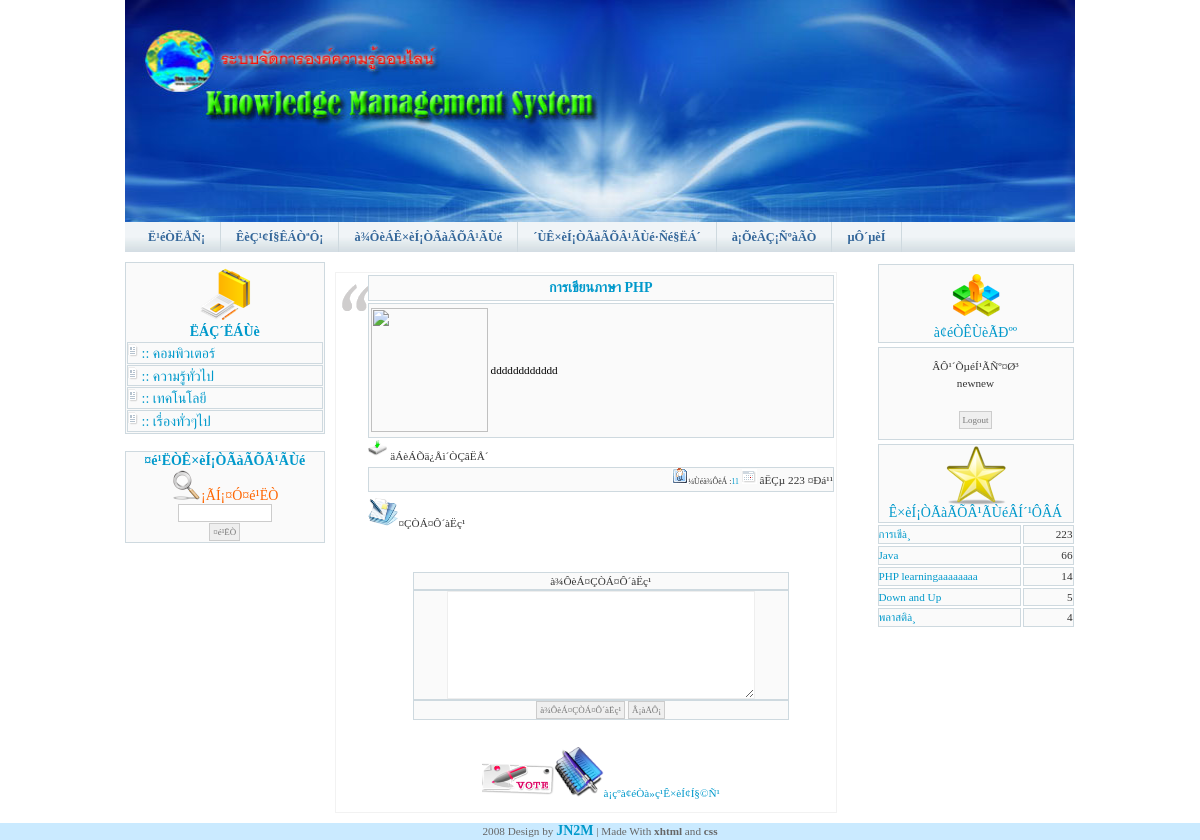
The app's page /viewelearning.php?eid=3 (signed in) with its own data.
### tables this page shows
CREATE TABLE `elearningtype` (
  `etypeid` int(2) NOT NULL auto_increment,
  `etypename` varchar(50) NOT NULL,
  PRIMARY KEY  (`etypeid`)
);

CREATE TABLE `elearning` (
  `eid` int(5) NOT NULL auto_increment,
  `etypeid` int(2) NOT NULL,
  `etopic` varchar(50) NOT NULL,
  `edetail` varchar(500) NOT NULL,
  `eowner` varchar(50) NOT NULL,
  `eadddate` datetime NOT NULL,
  `evote` int(10) NOT NULL,
  `estatus` varchar(10) NOT NULL,
  `erate` int(2) NOT NULL,
  `eaddip` varchar(18) NOT NULL,
  PRIMARY KEY  (`eid`)
);

### viewelearning.php (the view, shortened to what this page needs)
<!DOCTYPE html PUBLIC "-//W3C//DTD XHTML 1.0 Transitional//EN" "http://www.w3.org/TR/xhtml1/DTD/xhtml1-transitional.dtd">
<html xmlns="http://www.w3.org/1999/xhtml">
<head>
<?php
	$eid = $_GET["eid"];
?>
<?php
					$showusername = $_SESSION['username'];
?>
<link rel="stylesheet" href="temcss.css" type="text/css" />
</head>
<body>
<div id="wrap">
	<?php
		include('header.php');
	?>
  <div id="sidebar" >
    <?php
  		include('egroup.php');
	?>
    <p>&nbsp;</p>
  </div>
<div id="main">
<?php
			if(!isset($eid)){
					echo '<br><br><div align="center">äÁè¾ºÊ×èÍ¡ÒÃàÃÕÂ¹ÃÙé·ÕèµéÍ§¡ÒÃ  ËÃ×ÍÊ×èÍ¡ÒÃàÃÕÂ¹ÃÙé¹Õé¶Ù¡Åºä»áÅéÇ</div>';
			}else{
					$sql = "select * from elearning where eid=$eid and estatus='accept' ";
					$result = mysql_query($sql);
					$num = mysql_num_rows($result);
			}
			if($num==0){
								echo '<br><br><div align="center">äÁè¾ºÊ×èÍ¡ÒÃàÃÕÂ¹ÃÙé·ÕèµéÍ§¡ÒÃ  ËÃ×ÍÊ×èÍ¡ÒÃàÃÕÂ¹ÃÙé¹Õé¶Ù¡Åºä»áÅéÇ</div>';
			}else{
								if($row = mysql_fetch_array($result)){
									 $eid = $row['eid'];
									 $edetail = $row['edetail'];
									 $etopic = $row['etopic'];
									 $eowner = $row['eowner'];
									 $evote = $row['evote'];
?>
    <blockquote><table width="100%" height="221" border="0">
<tr>
              <td height="24" class="form"><div align="center" class="style1">
              <strong><?php echo $etopic;  ?></strong></div></td>
        </tr>
            <tr>
              <td class="form"><div align="left" class="style3">
                <table width="460" border="0">
                  <tr>
                    <td width="117">
                    <?php
									 $sql = "SELECT * FROM filedb where eid=$eid and filetype='pic' ";
									 $result = mysql_query($sql);
									 $row = mysql_fetch_array($result);
									 $filename = $row['filename'];
					?>
                    <img src="picupload/<?php echo $filename; ?>" width="117" height="124" /></td>
                    <td width="333"><font color="#000000"><?php echo $edetail;  ?></font></td>
                  </tr>
                </table>
                </div></td>
        </tr>
            <tr><td><?php
									 $sql = "SELECT * FROM filedb where eid=$eid and filetype='fileother' ";
								     $result1 = mysql_query($sql);
									 $num = mysql_num_rows($result1);
									 if($num==0){
									      		 echo  "<img src=\"icon/DriveDownloads.png\" alt=\"´ÒÇâËÅ´\" width=\"20\" height=\"20\" > äÁèÁÕä¿Åì´ÒÇâËÅ´";
									  }
					?> </td></tr>
            <tr>
              <td height="21" class="form"><div align="right"><span class="style7"><img src="images/page_boy.gif" width="16" height="16" />¼Ùéà¾ÔèÁ :<a href="viewuser.php?user=<?php echo $eowner; ?>" target="_blank"><?php echo $eowner; ?></a></span>  <img src="images/date.gif" width="15" height="15" /> âËÇµ <?php echo $evote; ?> ¤Ðá¹¹</div></td>
        </tr>
          </table>
      <a href="addbookmark.php?eid=<?php echo $eid;?>"></a><img src="icon/MyDocuments2.png" width="33" height="33" />¤ÇÒÁ¤Ô´àËç¹<?php
					}
	?>
                <div align="center">
      <?php
	echo "<img src=\"icon/blank.jpg\" width='50'>";
?>
<div align="center"><br />
                </div>
      <form id="addcomment" name="addcomment" method="post" action="webcontrol/addcomment.php">
  <table width="80%" border="0" align="center" cellpadding="0" cellspacing="0">
    <tr>
      <td class="form"><div align="center">à¾ÔèÁ¤ÇÒÁ¤Ô´àËç¹</div></td>
    </tr>
    <tr>
      <td class="form"><div align="center">
          <textarea name="comment" cols="45" rows="5" class="textbox" id="comment"></textarea>
      </div></td>
    </tr>
    <tr>
      <td class="form"><div align="center">
          <input type="submit" name="button2" id="button2" value="à¾ÔèÁ¤ÇÒÁ¤Ô´àËç¹" onclick="return chkcomment(addcomment)">
          <input type="reset" name="button3" id="button3" value="Â¡àÅÔ¡" />
      </div></td>
    </tr>
  </table>
        <br />
      </form>
      <p align="center"><a href="webcontrol/vote.php?eid=<?php echo $eid; ?>&user=<?php echo $showusername; ?>"><img src="icon/vote.gif" alt="ãËé¤Ðá¹¹" width="72" height="41" /></a><a href="addbookmark.php?eid=<?php echo $eid;?>"><img src="icon/NotePad.png" alt="à¡çºà¢éÒà»ç¹Ê×èÍ¡ÒÃàÃÕÂ¹ÃÙé¢Í§©Ñ¹" width="50" height="50" /></a><a href="addbookmark.php?eid=<?php echo $eid;?>">à¡çºà¢éÒà»ç¹Ê×èÍ¢Í§©Ñ¹</a><br />
      <?php echo $linkmanageelearning; ?></p>
    </blockquote>
<?php }?>
</div>
<div id="rightbar">
<?php
	include('loginmenu.php');
?>
<?php
	include('topeleaning.php');
?>
  </div>
</div>
<?php
	include('footer.php');
?>
</body>
</html>

### egroup.php (shortened to what this page needs)
<div align="center"><span class="style1">
<table width="100%" border="0" cellspacing="1" class="form">
  <tr>
    <td><div align="center"><span class="style1"><img src="icon/portafolio.png" alt="ËÁÇ´ËÁÙè" width="60" height="60" /><br />
              <strong>ËÁÇ´ËÁÙè</strong></span></div></td>
  </tr>
  <?php
	$sql = "SELECT * FROM elearningtype";
	$result = mysql_query($sql);
	while($row = mysql_fetch_array($result)){
   				$ename = $row["etypename"];
				$etypeid = $row["etypeid"];
   				$show = '<tr>';
    			$show.= '<td  class="form"><div align="lett"><img src="images/news.gif"> :: <a href="index.php?page=viewgroup&group='.$etypeid.'">'.$ename.'</a></div></td>';
  				$show.= '</tr>';
				echo $show;
				}
   		 ?>
</table>
<br />
</span>
</div>
<form name="fsearch" id="fsearch" method="get" action="search.php">
<table width="100%" border="0" cellspacing="1" class="form">
  <tr>
    <td ><div align="center">
        <span class="style2"><span class="style1"><strong>¤é¹ËÒÊ×èÍ¡ÒÃàÃÕÂ¹ÃÙé</strong><br />
        <img src="icon/Search.png" alt="ËÁÇ´ËÁÙè" width="30" height="30" /></span>¡ÃÍ¡¤Ó¤é¹ËÒ</span>
        <input name="txtsearch" type="text" id="txtsearch" size="15">
      </div></td>
  </tr>
  <tr>
    <td ><div align="center">
      <input name="Submit" type="submit" value="¤é¹ËÒ">
    </div></td>
  </tr>
</table>
</form>

### topeleaning.php (shortened to what this page needs)
<?php
		$sql = "SELECT  etopic , evote, eid FROM   elearning  ORDER BY evote DESC LIMIT 5 ";
		$rs = mysql_query($sql);
?>
<table width="200" border="0">
  <tr>
    <td colspan="2" class="form"><div align="center"><img src="icon/Favourites.png" width="60" height="60" /><br />
            <span class="style1">Ê×èÍ¡ÒÃàÃÕÂ¹ÃÙéÂÍ´¹ÔÂÁ</span><br />
    </div></td>
  </tr>
    <?php
			while($row = mysql_fetch_array($rs)){
     			$topic =  $row["etopic"] ;
				$vote =  $row["evote"] ;
				$eid = $row["eid"];
				if(strlen($topic)>20){
					$topic = substr($topic,0,20);
				}
				$show = '<tr>';
    			$show.= '<td width="141" class="form"><a href="viewelearning.php?eid='.$eid.'">'.$topic.'</a></td>';
    			$show.= '<td width="49" class="form"><div align="right">'.$vote.'</div></td>';
  				$show.= '</tr>';
				echo $show;
}
?>
</table>

### temcss.css (style rules this page uses)
* { margin:0; padding: 0; }
img { border: none; }
body { margin: 0; padding: 0; font: 70%/1.5em MS Sans Serif,tahoma; color: #333; background: #FFF url(../images/blank.jpg) repeat-x; text-align: center; height:100%; }
html { background: url(images/footer.gif) repeat-x fixed bottom; }
a { color: #0099cb; background-color: inherit; text-decoration: none; }
h2, h3, p { padding: 10px; margin: 0; }
#sidebar h1, #sidebar p { padding-left: 0; }
blockquote { margin: 10px; padding: 0 0 0 30px; background: url(images/quote.gif) no-repeat 5px 10px !important; background-position: 8px 10px; border: 1px solid #f2f2f2; }
.form { border: 1px solid #CED9DF; background-color: #FAFAFA; }
input { padding: 3px; border:1px solid #ccc; font: normal 0.8em MS Sans Serif,tahoma; color:#777; }
textarea { width:300px; padding:3px; font: normal 0.8em MS Sans Serif,tahoma; border:1px solid #eee; height:100px; display:block; color:#777; }
#wrap { margin: 0 auto; padding: 0; width:950px; text-align: left; }
#sidebar { float: left; width:21%; margin: 0; padding: 0; display: inline; }
#rightbar { float: right; width: 21%; padding: 0; margin: 0; }
#main { float: left; margin: 0; padding: 0; width: 55%; }

### viewelearning.php (style rules this page uses)
.style2 { color: #FF6600 }
.style3 { color: #FFFFFF }
.style7 { font-size: 70% }

### egroup.php (style rules this page uses)
.style2 { font-size: 14px }

### loginmenu.php (style rules this page uses)
.style2 { color: #FF6600 }

### records on screen
elearningtype: etypename "คอมพิวเตอร์"
elearningtype: etypename "ความรู้ทั่วไป"
elearningtype: etypename "เทคโนโลยี"
elearningtype: etypename "เรื่องทั่วๆไป"
elearning: etopic "การเขียนภาษา PHP", edetail "dddddddddddd", eowner "11", evote "223", etopic "การเขีà¸"
elearning: etopic "Java", evote "66"
elearning: etopic "PHP learningaaaaaaaa", evote "14"
elearning: etopic "Down and Up", evote "5"
elearning: etopic "พลาสติà¸", evote "4"

### other values on screen
$username "newnew"
